Frame 1 (no input): blank canvas, image omitted
Frame 60 (no input): blank canvas, image omitted
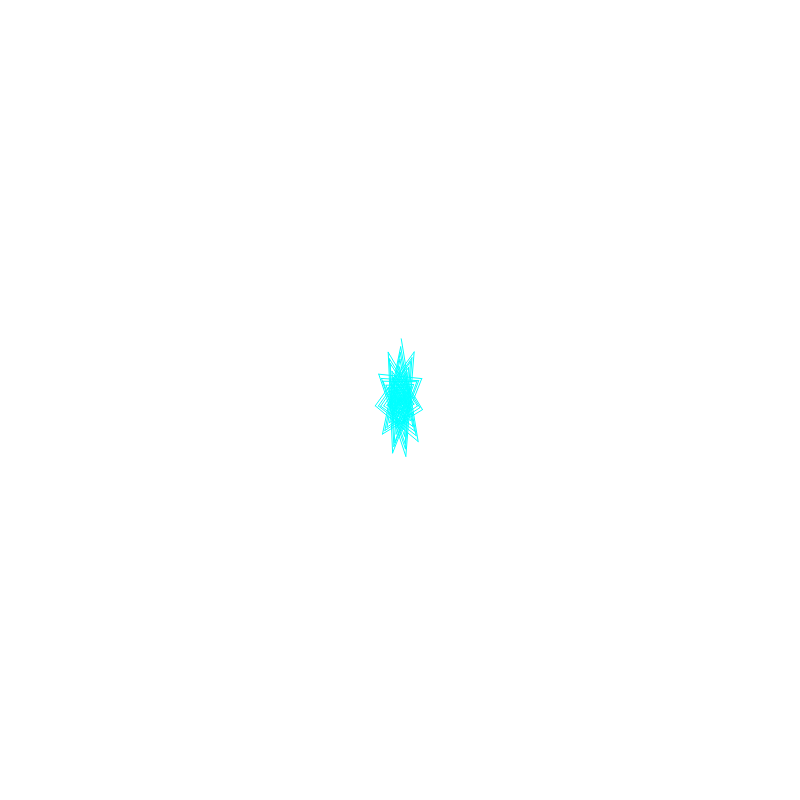
Frame 120 (the mouse pressed at the canvas centre since frame 60)

The p5.js sketch whose frames 1 and 60 were blank and that drew this single picture after the mouse press (run headless with seeded random() and noise() and a simulated clock; from frame 60 on, the mouse is pressed at the canvas centre):

// p5.js sketch
// ── sketch.js
let R = 0;  // radius of the sphere
let maxR = 75; //max radius
let t = 0;    // angle of rotation
let t2 = 0;
let centerX;  // x-coordinate of the center of the circle
let centerY;  // y-coordinate of the center of the circle
let prevX, prevY;  // previous position of the pen
let lines = [];  // array to store all the lines
let count = 0;  // counter for the number of times max size has been reached
let maxCount = 9; // number of loops
let shifter = true; // controls increasing/decreasing of radius change and centerX positive or negative value
let frameCounter = 0;
let fullFrameCounter = 0;
let h = 0;
let k = 0;
let h0 = 0;
let k0 = 0;
let r = 75;

function setup() {
  createCanvas(800, 800);
  stroke(0, 0, 0);
  // noFill();
  prevX = R * cos(t) + centerX;
  prevY = R * sin(t) + centerY;
}

function draw() {
  clear();  // clear the canvas of any drawn content
  translate(width / 2, height / 2);  // move the origin to the center of the canvas

  if (fullFrameCounter < 400) {
    stroke(0,255,255)
  } else if (fullFrameCounter < 800) {
    stroke(255, 255, 255)
  } else if (fullFrameCounter < 1200) {
    stroke(255, 0, 255)
  } else {
    stroke(0, 0, 0)
  }



  // calculate the x and y position of the pen using the equation for a circle
  let x = R * cos(t) + centerX;
  let y = 0.8 * R * sin(t) + centerY;

  // create an array to store the line coordinates
  let coords = [prevX, prevY, x, y];
  prevX = x;
  prevY = y;

  // increase the angle of rotation for the next frame
  t += 4;
  // t2 += random(0.5, 1.5);

  radiusChange = random(0, 0.2);

  // move the center of the circle and reset the radius when R becomes 0
  if (R <= 15 && count < maxCount) {
    shifter = true;
  } else if (R >= maxR && count < maxCount) {
    shifter = false;
  } else if (R > 0 && count >= maxCount) {
    shifter = false;
  } else if (R <= 0 && count >= maxCount) {
    R = 0;
  }

  if (R >= maxR) {
    count++;
    R = maxR - 0.1;
  }
  // /maxCount > count > 1)

  let radiusWeight = frameCounter / 30;

  if (shifter) {
    R += radiusChange * radiusWeight;
  } else if (!shifter) {
    R -= radiusChange * radiusWeight;
  }

  lines.push(coords);

  // angleMode(RADIANS);

  // let r = a * (phi ^ n) / 40;
  centerX = h + R * cos(t);
  centerY = k + R * 4 * sin(t);

  // h = h0 + r * cos(t2);
  // k = k0 + r * sin(t2);

  // draw all the lines stored in the array
  for (let i = 0; i < lines.length; i++) {
    let coords = lines[i];
    line(coords[0], coords[1], coords[2], coords[3]);
  }

  let frameCountFlip = true;

  if (frameCounter < 40 && frameCountFlip) {
    frameCounter += 1;
  } else if (frameCounter >= 40) {
    frameCountFlip = false;
    frameCounter -= 1;
  } else if (frameCounter > 0 && !frameCountFlip) {
    frameCounter -= 1;
  } else if (frameCounter <= 0) {
    frameCountFlip = true;
    frameCounter += 1;
  }
  fullFrameCounter += 1;
  // console.log(frameCounter)
}

// function draw2() {
//   for (let i = 0; i < lines.length; i++) {
//     let coords = lines[i];
//     line(coords[0], coords[1], coords[2], coords[3]);
//   }
// }
